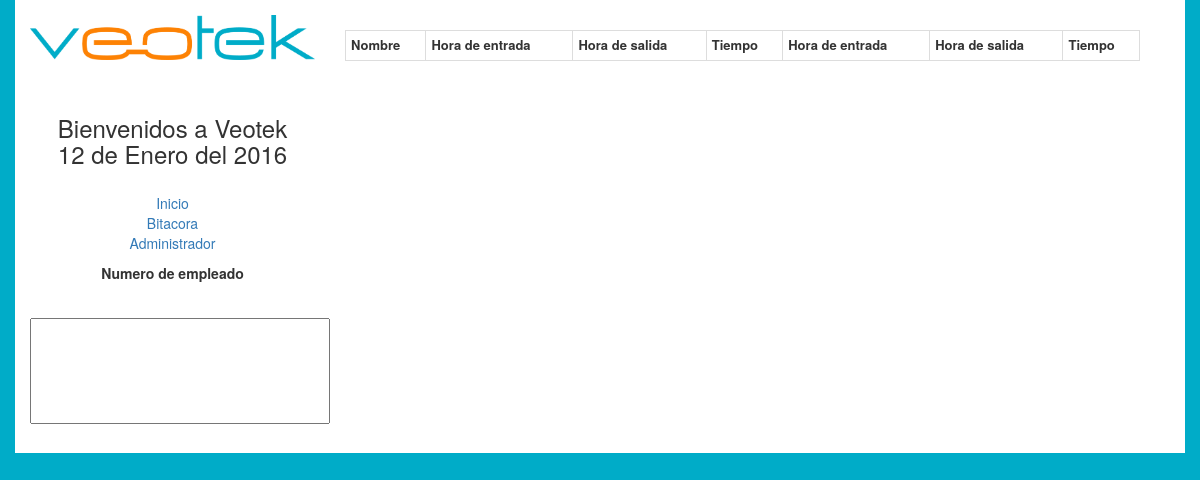
Before: / with the older database file.
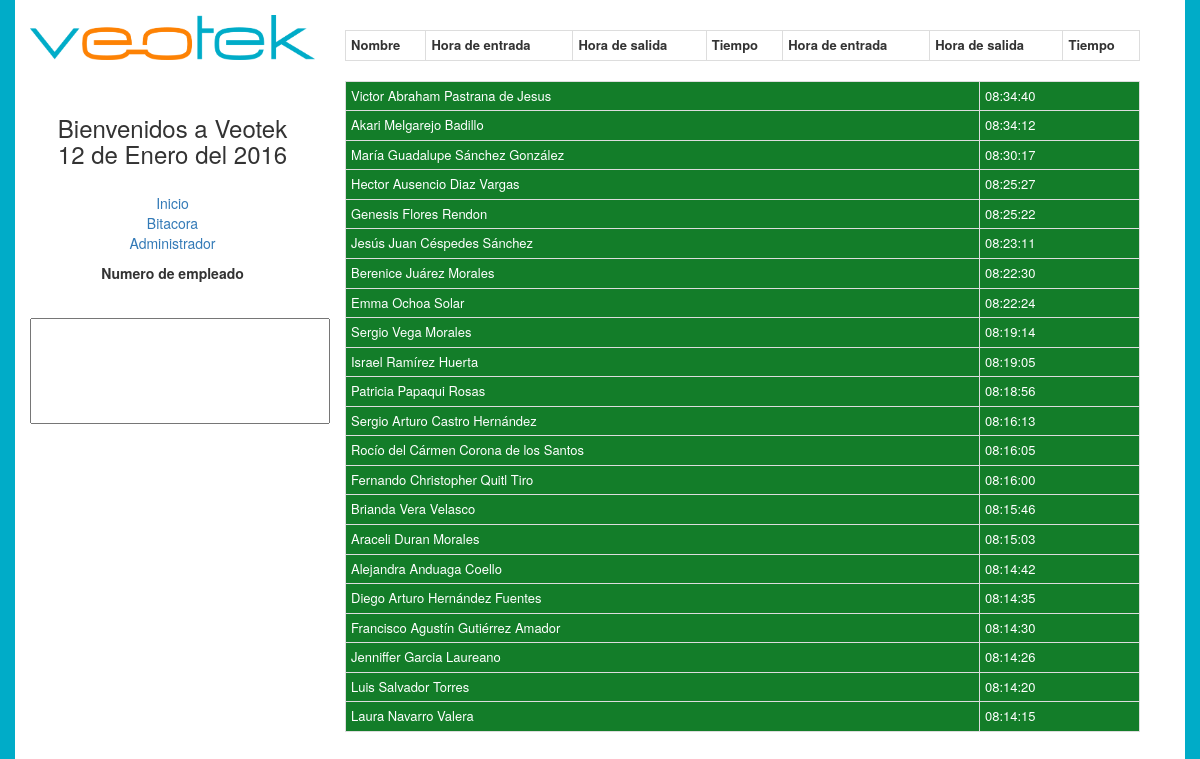
After: the same page with the newer database file.
### tables this page shows
CREATE TABLE IF NOT EXISTS `horario` (
  `idhorario` int(11) NOT NULL AUTO_INCREMENT,
  `dia_entrada` date DEFAULT NULL,
  `hora_entrada` time DEFAULT NULL,
  `dia_salida` date DEFAULT NULL,
  `hora_salida` time DEFAULT NULL,
  `tiempo` varchar(8) NOT NULL,
  `tiempo_decimal` float(5,2) NOT NULL,
  `despues_entrada` time DEFAULT NULL,
  `despues_salida` time DEFAULT NULL,
  `despues_tiempo` varchar(8) DEFAULT NULL,
  `despues_tiempo_decimal` float(5,2) DEFAULT NULL,
  `total` varchar(8) DEFAULT NULL,
  `total_decimal` float(5,2) DEFAULT NULL,
  `personal_idpersonal` int(11) NOT NULL,
  PRIMARY KEY (`idhorario`,`personal_idpersonal`),
  KEY `fk_horario_personal1_idx` (`personal_idpersonal`)
);

CREATE TABLE IF NOT EXISTS `personal` (
  `idpersonal` int(11) NOT NULL AUTO_INCREMENT,
  `nombre` varchar(45) DEFAULT NULL,
  `apellidos` varchar(45) DEFAULT NULL,
  `foto` varchar(100) DEFAULT NULL,
  `tolerancia` time NOT NULL,
  `privilegios_idprivilegios` int(11) NOT NULL,
  `usuario_idusuario` int(11) NOT NULL,
  PRIMARY KEY (`idpersonal`,`privilegios_idprivilegios`),
  KEY `fk_personal_privilegios1_idx` (`privilegios_idprivilegios`),
  KEY `fk_personal_usuario1_idx` (`usuario_idusuario`)
);

### index.php (the view, shortened to what this page needs)
<html>
<head>
<link rel="stylesheet" type="text/css" href="css/bootstrap.min.css">
<link rel="stylesheet" type="text/css" href="css/main.css">
</head>
<body>
	<div class="container">
		<div class="register row">
			<div class="col-md-3">
				<div class="row">
					<img width="100%" align="center" src="img/veotek.png">
				</div>
				<div class=" header row">
					<h3 class="text-center">Bienvenidos a Veotek<br>
					<?php
						$hoy = date("Y-m-j");
						$annio = substr($hoy, 0,4);
						$mes = substr($hoy, 5,2);
						$dia = substr($hoy, 8,2);
						$meses = array('01' =>  'Enero',
									'02' =>  'Febrero',
									'03' =>  'Marzo',
									'04' =>  'Abril',
									'05' =>  'Mayo',
									'06' =>  'Junio',
									'07' =>  'Julio',
									'08' =>  'Agosto',
									'09' =>  'Septiembre',
									'10' =>  'Octubre',
									'11' =>  'Noviembre',
									'12' =>  'Diciembre',);
						$nombre_mes = $meses[$mes];
					?>
					<?php echo $dia;?> de <?php echo $nombre_mes;?> del <?php echo $annio; ?></h3>
				</div>
				<div class="inicio row">
					<ul>
						<li><a href="index.php">Inicio</a></li>
						<li><a href="bitacora.php">Bitacora</a></li>
						<li><a href="administrador.php">Administrador</a></li>
					</ul>
				</div>
				<div class="row">
					<form action="registrar.php" method="post" ctype="multipart/form-data">
						<p class="text-center"><label>Numero de empleado</label></p><br><input class="numero" placeholder="" name="clave" autofocus>
					</form>
				</div>
			</div>
			<div class="col-md-9">
				<div class="horario table-responsive">
					<table class="table table-condensed table-bordered salida">
						<tr>
							<th>Nombre</th>
							<th>Hora de entrada</th>
							<th>Hora de salida</th>
							<th>Tiempo</th>
							<th>Hora de entrada</th>
							<th>Hora de salida</th>
							<th>Tiempo</th>
						</tr>
						<?php
							$hoy = date("Y-m-d");
							include('conexion.php');
							?>
					</table>
					<table class="table table-condensed table-bordered entrada">
					<?php
							$datos = "select idpersonal,nombre,apellidos,dia_entrada,hora_entrada,dia_salida,hora_salida from horario,personal where dia_entrada = '$hoy' and personal.idpersonal = horario.personal_idpersonal and (hora_salida or despues_salida) is null order by hora_entrada desc";
							$horario = mysql_query($datos, $conexion) or die(mysql_error());
							while ($rows = mysql_fetch_assoc($horario)) {
								echo "<tr>";
								$nombre = $rows['nombre']." ".$rows['apellidos'];
								echo "<td>".$nombre."</td>";
								$hora_entrada = $rows['hora_entrada'];
								echo "<td>".$hora_entrada."</td>";
								echo "</tr>";
							}
						?>
					</table>
				</div>
			</div>
		</div>
	</div>
</body>

Changed rows visible on the page:
added horario: personal.nombre+apellidos "Victor Abraham Pastrana de Jesus", hora_entrada "08:34:40"
added horario: personal.nombre+apellidos "Akari Melgarejo Badillo", hora_entrada "08:34:12"
added horario: personal.nombre+apellidos "María Guadalupe Sánchez González", hora_entrada "08:30:17"
added horario: personal.nombre+apellidos "Hector Ausencio Diaz Vargas", hora_entrada "08:25:27"
added horario: personal.nombre+apellidos "Genesis Flores Rendon", hora_entrada "08:25:22"
added horario: personal.nombre+apellidos "Jesús Juan Céspedes Sánchez", hora_entrada "08:23:11"
added horario: personal.nombre+apellidos "Berenice Juárez Morales", hora_entrada "08:22:30"
added horario: personal.nombre+apellidos "Emma Ochoa Solar", hora_entrada "08:22:24"
added horario: personal.nombre+apellidos "Sergio Vega Morales", hora_entrada "08:19:14"
added horario: personal.nombre+apellidos "Israel Ramírez Huerta", hora_entrada "08:19:05"
added horario: personal.nombre+apellidos "Patricia Papaqui Rosas", hora_entrada "08:18:56"
added horario: personal.nombre+apellidos "Sergio Arturo Castro Hernández", hora_entrada "08:16:13"
added horario: personal.nombre+apellidos "Rocío del Cármen Corona de los Santos", hora_entrada "08:16:05"
added horario: personal.nombre+apellidos "Fernando Christopher Quitl Tiro", hora_entrada "08:16:00"
added horario: personal.nombre+apellidos "Brianda Vera Velasco", hora_entrada "08:15:46"
added horario: personal.nombre+apellidos "Araceli Duran Morales", hora_entrada "08:15:03"
added horario: personal.nombre+apellidos "Alejandra Anduaga Coello", hora_entrada "08:14:42"
added horario: personal.nombre+apellidos "Diego Arturo Hernández Fuentes", hora_entrada "08:14:35"
added horario: personal.nombre+apellidos "Francisco Agustín Gutiérrez Amador", hora_entrada "08:14:30"
added horario: personal.nombre+apellidos "Jenniffer Garcia Laureano", hora_entrada "08:14:26"
added horario: personal.nombre+apellidos "Luis Salvador Torres", hora_entrada "08:14:20"
added horario: personal.nombre+apellidos "Laura Navarro Valera", hora_entrada "08:14:15"
